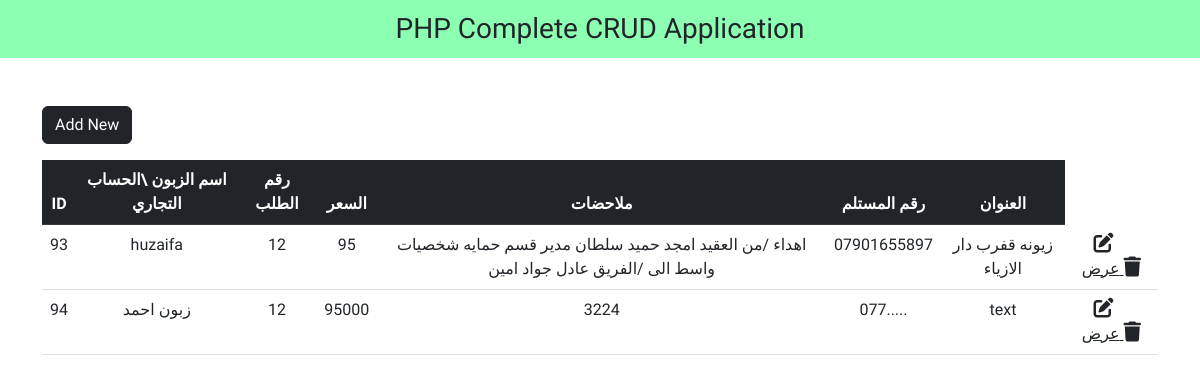
The app's page /qaryat/controle/index.php (signed in), older data.
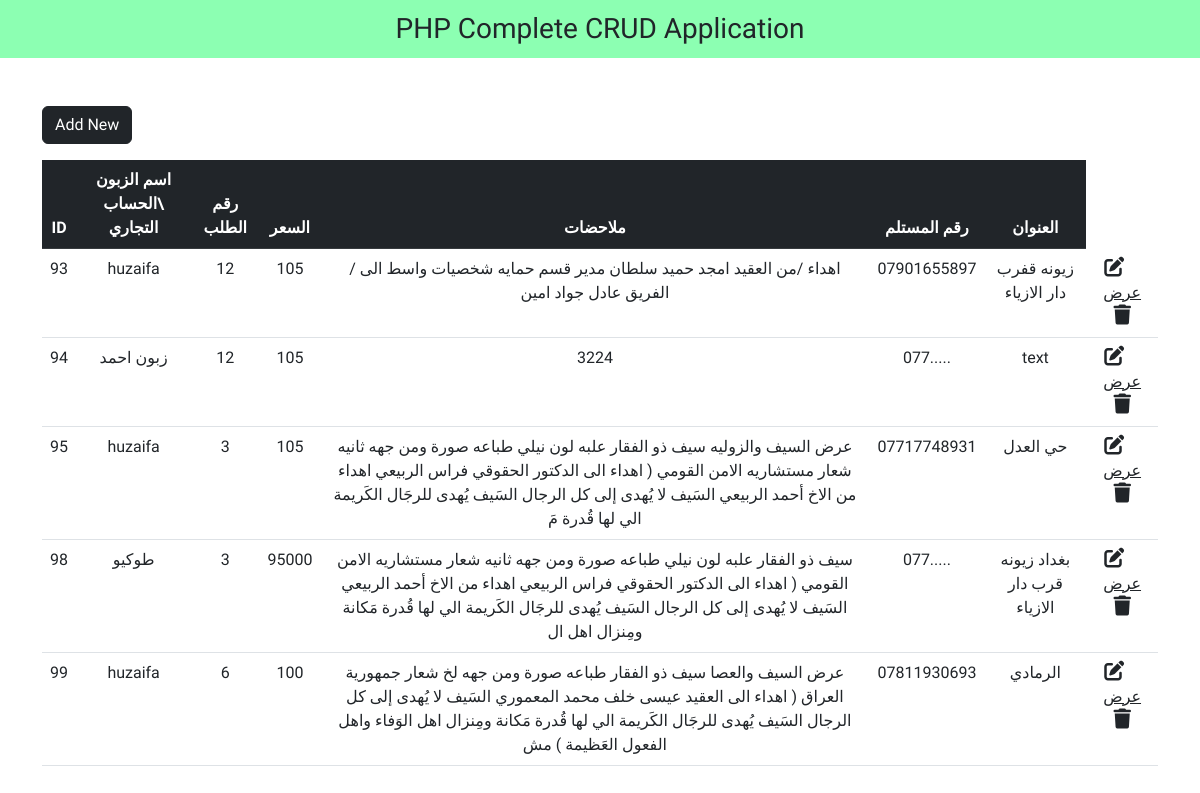
The same page, newer data.
### tables this page shows
CREATE TABLE `orders` (
  `id` int(11) NOT NULL,
  `orderN` varchar(255) NOT NULL,
  `price` int(255) NOT NULL,
  `note` varchar(255) NOT NULL,
  `userNumber` varchar(255) NOT NULL,
  `addreces` varchar(255) NOT NULL,
  `user_id` varchar(255) NOT NULL,
  `order_page_name` varchar(255) NOT NULL,
  `page_name` varchar(255) NOT NULL,
  `statuse` varchar(50) NOT NULL,
  `priceAd` int(255) NOT NULL,
  `Governorate` varchar(255) NOT NULL
);

### qaryat/controle/index.php (the view, shortened to what this page needs)
<?php
include '../login/config.php';
?>
<!DOCTYPE html>
<html lang="en">
<head>
  <link href="https://cdn.jsdelivr.net/npm/bootstrap@5.2.3/dist/css/bootstrap.min.css" rel="stylesheet">
  <link rel="stylesheet" href="https://cdnjs.cloudflare.com/ajax/libs/font-awesome/6.4.0/css/all.min.css" />
  <link rel="stylesheet" type="text/css" href="style.css">
</head>
<body>
  <nav class="navbar navbar-light justify-content-center fs-3 mb-5" style="background-color: #00ff5573;">
    PHP Complete CRUD Application
  </nav>
  <div class="container">
    <a href="add-new.php" class="btn btn-dark mb-3">Add New</a>
    <table class="table table-hover text-center">
      <thead class="table-dark">
        <tr>
          <th scope="col">ID</th>
         <th scope="col">اسم الزبون \الحساب التجاري  </th>
          <th scope="col">رقم الطلب </th>
          <th scope="col">السعر</th>
          <th scope="col">ملاحضات</th>
          <th scope="col">رقم المستلم </th>
          <th scope="col">العنوان </th>
        </tr>
      </thead>
      <tbody>
        <?php
        $sql = "SELECT * FROM `orders`";
        $result = mysqli_query($conn, $sql);
        while ($row = mysqli_fetch_assoc($result)) {
        ?>
          <tr>
            <td><?php echo $row["id"] ?></td>
            <td><?php echo $row["order_page_name"] ?></td>
            <td><?php echo $row["orderN"] ?></td>
            <td><?php echo $row["price"] ?></td>
            <td><?php echo $row["note"] ?></td>
            <td><?php echo $row["userNumber"] ?></td>
            <td><?php echo $row["addreces"] ?></td>
            <td>
              <a href="edit.php?id=<?php echo $row["id"] ?>" class="link-dark"><i class="fa-solid fa-pen-to-square fs-5 me-3"></i></a>
                                          <a href="order.php?id=<?php echo $row["id"] ?>" class="link-dark">عرض </a>
              <a href="delete.php?id=<?php echo $row["id"] ?>" class="link-dark"><i class="fa-solid fa-trash fs-5"></i></a>
            </td>
          </tr>
        <?php
        }
        ?>
      </tbody>
    </table>
  </div>
</body>
</html>

Row changes from the older to the newer data that the page shows:
changed orders "زيونه قفرب دار الازياء": price "95" → "105"
changed orders "زبون احمد": price "95000" → "105"
added orders: id "95", order_page_name "huzaifa", orderN "3", price "105", note "عرض السيف والزوليه سيف ذو الفقار علبه لون نيلي طباعه صورة ومن جهه ثانيه شعار مستشاريه الامن القومي ( اهداء الى الدكتور الحقوقي فراس الربيعي اهداء من الاخ أحمد الربيعي السَيف لا يُهدى إلى كل الرجال السَيف يُهدى للرجَال الكَريمة الي لها قُدرة مَ", userNumber "07717748931", addreces "حي العدل"
added orders: id "98", order_page_name "طوكيو", orderN "3", price "95000", note "سيف ذو الفقار علبه لون نيلي طباعه صورة ومن جهه ثانيه شعار مستشاريه الامن القومي ( اهداء الى الدكتور الحقوقي فراس الربيعي اهداء من الاخ أحمد الربيعي السَيف لا يُهدى إلى كل الرجال السَيف يُهدى للرجَال الكَريمة الي لها قُدرة مَكانة ومِنزال اهل ال", userNumber "077.....", addreces "بغداد زيونه قرب دار الازياء"
added orders: id "99", order_page_name "huzaifa", orderN "6", price "100", note "عرض السيف والعصا سيف ذو الفقار طباعه صورة ومن جهه لخ شعار جمهورية العراق ( اهداء الى العقيد عيسى خلف محمد المعموري السَيف لا يُهدى إلى كل الرجال السَيف يُهدى للرجَال الكَريمة الي لها قُدرة مَكانة ومِنزال اهل الوَفاء واهل الفعول العَظيمة ) مش", userNumber "07811930693", addreces "الرمادي"
